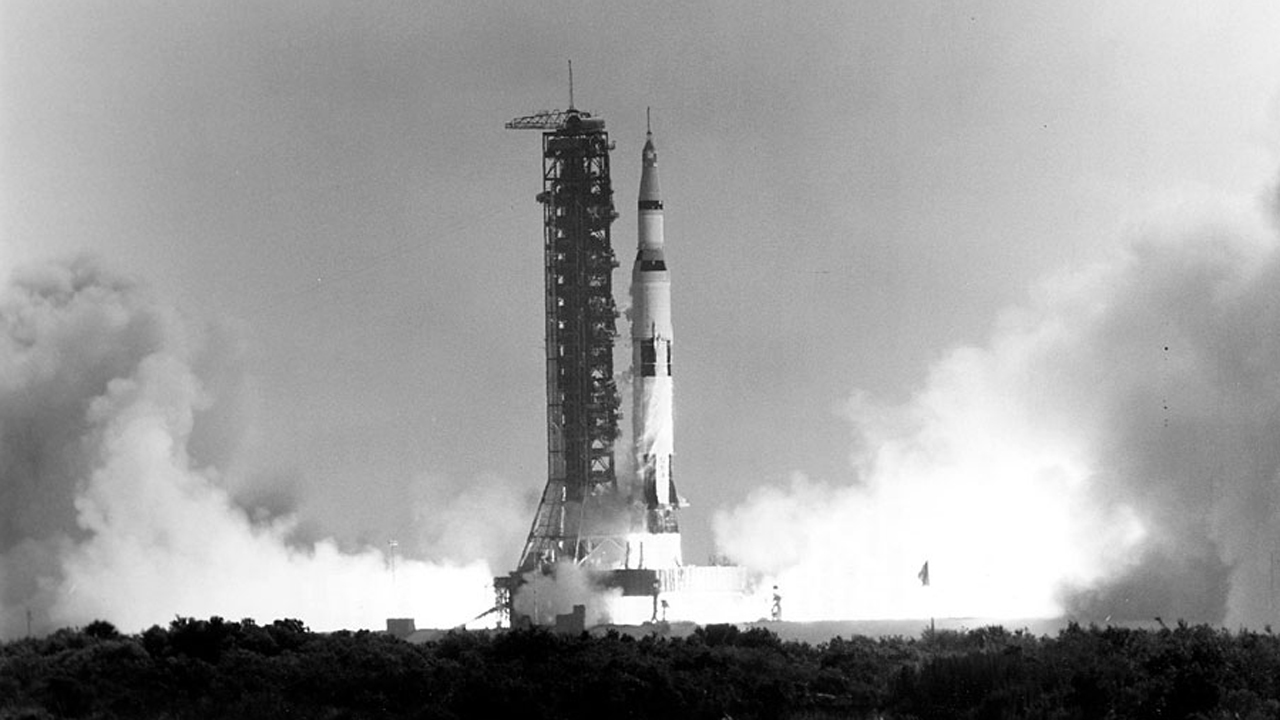
#> input picture Data/Apollo_11_Launch.jpg, 1280 x 720 px
$ jupyter execute 13_SpatialDomainFilters.ipynb
#> lines starting #> are read from the running program, lines starting #| are printed output that depends on the picture
# Spatial Domain Filters
Here we will show:
* How to implement 2D convolution for smoothing and filtering
* Design of Low, High, and Band-pass filters

[cell 1]
import os
import cv2
import numpy as np
import matplotlib.pyplot as plt
import math

[cell 2]
im_apollo11 = cv2.imread(os.path.relpath('../../Data/Apollo_11_Launch.jpg'), cv2.IMREAD_GRAYSCALE)
#> im_apollo11 is the input picture: shape (720, 1280); min 0, max 255, mean 156.2

[cell 3]
# Filters in the spatial domain are just convolutions with a kernel

# Easiest low pass we can make
kernel1 = np.ones([3, 3])/9
kernel2 = np.ones([7, 7])/49 # Note,we want the sum to be 1 to preserve the oiginal scale of the image

im_apollo11_smoothed1 = cv2.filter2D(im_apollo11,-1,kernel1)
im_apollo11_smoothed2 = cv2.filter2D(im_apollo11,-1,kernel2)


# Instead of the mean filters we just used, let's show a center replacement filter.
# This filter has a hole in center. The value of the pixel at the anchor is replaced with the mean of the values around it
# This type filter is good for removing dust.

kernel3 = np.ones([7, 7])/48 # Note,we want the sum to be 1 to preserve the oiginal scale of the image
kernel3[3,3]=0

# Since our image doesn't really have dust, you probably won't see any difference, but this is how it works
im_apollo11_smoothed3 = cv2.filter2D(im_apollo11,-1,kernel3)


# Show the images
plt.figure(figsize=[18, 5])
plt.subplot(141);plt.imshow(im_apollo11,cmap='gray');  plt.title("Original")
plt.subplot(142);plt.imshow(im_apollo11_smoothed1,cmap='gray');  plt.title("Smoothed 3x3")
plt.subplot(143);plt.imshow(im_apollo11_smoothed2,cmap='gray');  plt.title("Smoothed 7x7")
plt.subplot(144);plt.imshow(im_apollo11_smoothed3,cmap='gray');  plt.title("Smoothed 7x7 center-removed")
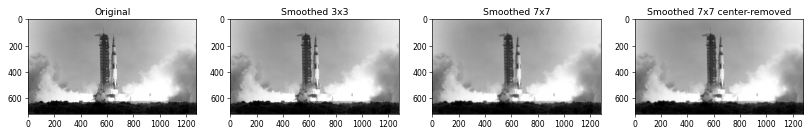
#> figure drawn by matplotlib, 4 panels

## Windowed FIR method
 In the Frequency-domain filtering notebook, we multiplied by top-hat functions in the Fourier domain and then iDFT back
 This would be the same as convolving the image with the iFFT of the top-hat function.  However the iFFT of the top-hat function would
 have infinite support and this kernel would be very large.  Therefore, we taper the iFFT(top-hat) down using a window to give it a finite kernel size.

 The iFFT of a top-hat is a 2D SINC function.
 * Low  pass: $$ K[r] = \frac{sin(r*f_c)}{\pi*r} \qquad   \lim_{r \to 0} =\frac{f_c}{\pi} $$
 * High pass: $$ K[r] = \frac{-sin(r*f_c)}{\pi*r} \qquad   \lim_{r \to 0} =1-\frac{f_c}{\pi} $$
 * Band pass: $$ K[r] = \frac{-sin(r*f_{high})}{\pi*r}-\frac{-sin(r*f_{low})}{\pi*r} \qquad   \lim_{r \to 0} =\frac{f_{high}-f_{low}}{\pi} $$
 * Notch pass: $$ K[r] = \frac{-sin(r*f_{low})}{\pi*r}-\frac{-sin(r*f_{high})}{\pi*r} \qquad   \lim_{r \to 0} =1-\frac{f_{high}-f_{low}}{\pi} $$


[cell 4]
x, y = np.indices([25,25])  # Let's use a 25 x 25 kernel

x=x-12; y=y-12; # Now [0,0] is the center
r = np.sqrt(x**2+y**2)

# in all the equations, they have to be dealt with as r--> 0 because it would be a divide by zero issue
r[12,12]=1 # mask it for now

fc = 1
kernel_FIR_LPF = np.sin(r*fc)/(np.pi*r)
kernel_FIR_LPF[12,12]=fc/np.pi

kernel_FIR_HPF = -np.sin(r*fc)/(np.pi*r)
kernel_FIR_HPF[12,12]=1-fc/np.pi

# These kernels will have discontinuities at the edges (don't go to 0 in the 25x25 kernel)
# So we need to window these to drop to zero to avoid ringing artifacts

# Make a 2D hanning window
win = np.outer(np.hanning(25),np.hanning(25))

kernel_FIR_LPF_win=kernel_FIR_LPF*win
kernel_FIR_HPF_win=kernel_FIR_HPF*win


plt.figure(figsize=[18, 5])
plt.subplot(241); plt.imshow(kernel_FIR_LPF); plt.title("LPF")
plt.subplot(242); plt.plot(kernel_FIR_LPF[:,12])
plt.subplot(243); plt.imshow(kernel_FIR_HPF); plt.title("HPF")
plt.subplot(244); plt.plot(kernel_FIR_HPF[:,12])
plt.subplot(245); plt.imshow(kernel_FIR_LPF_win)
plt.subplot(246); plt.plot(kernel_FIR_LPF_win[:,12])
plt.subplot(247); plt.imshow(kernel_FIR_HPF_win)
plt.subplot(248); plt.plot(kernel_FIR_HPF_win[:,12])
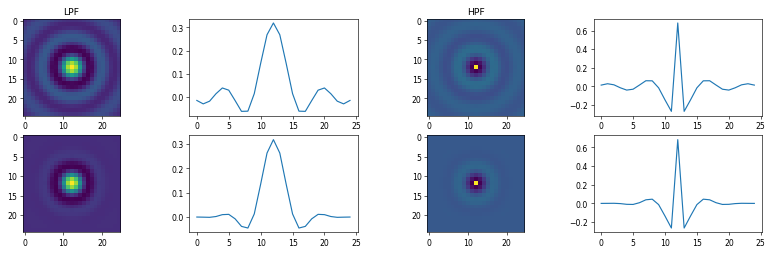
#> figure drawn by matplotlib, 8 panels; panel 2: curve peaks at x = 12, y = 0.318; panel 4: curve peaks at x = 12, y = 0.682; panel 6: curve peaks at x = 12, y = 0.318; panel 8: curve peaks at x = 12, y = 0.682

[cell 5]
im_apollo11_fir_LPF = cv2.filter2D(im_apollo11,-1,kernel_FIR_LPF)
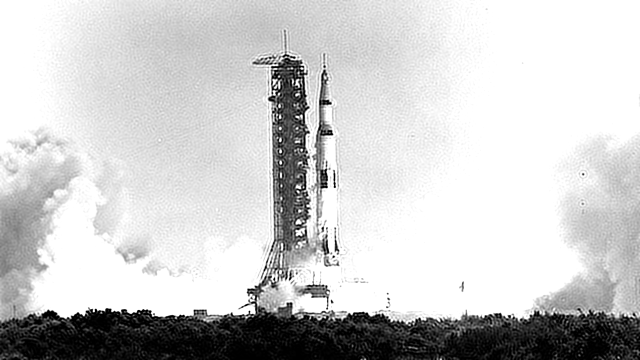
#> im_apollo11_fir_LPF: shape (720, 1280) (shown at 1/2 size); min 0, max 255, mean 202.6
im_apollo11_fir_HPF = cv2.filter2D(im_apollo11,-1,kernel_FIR_HPF)
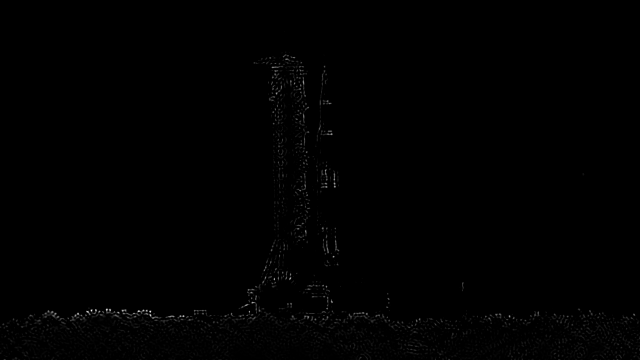
#> im_apollo11_fir_HPF: shape (720, 1280) (shown at 1/2 size); min 0, max 255, mean 1

im_apollo11_fir_LPF_win = cv2.filter2D(im_apollo11,-1,kernel_FIR_LPF_win)
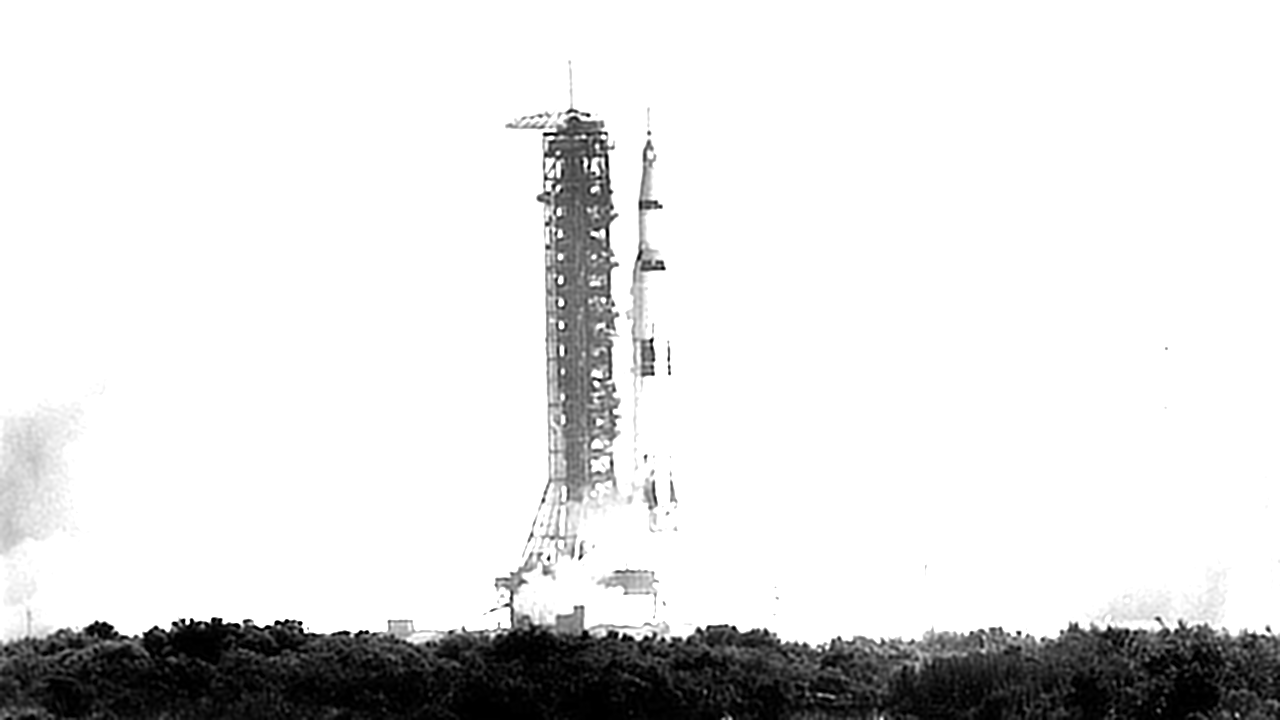
#> im_apollo11_fir_LPF_win: shape (720, 1280); min 0, max 255, mean 223.2
im_apollo11_fir_HPF_win = cv2.filter2D(im_apollo11,-1,kernel_FIR_HPF_win)


# Show the images
plt.figure(figsize=[18, 5])
plt.subplot(231);plt.imshow(im_apollo11,cmap='gray');  plt.title("Original")
plt.subplot(232);plt.imshow(im_apollo11_fir_LPF,cmap='gray');  plt.title("Low Pass FIR")
plt.subplot(233);plt.imshow(im_apollo11_fir_HPF,cmap='gray');  plt.title("High Pass FIR")
plt.subplot(235);plt.imshow(im_apollo11_fir_LPF_win,cmap='gray');  plt.title("Low Pass FIR (windowed)")
plt.subplot(236);plt.imshow(im_apollo11_fir_HPF_win,cmap='gray');  plt.title("High Pass FIR (windowed)")

$ run again, with Data/New_Zealand_Boat.jpg copied over Data/Apollo_11_Launch.jpg
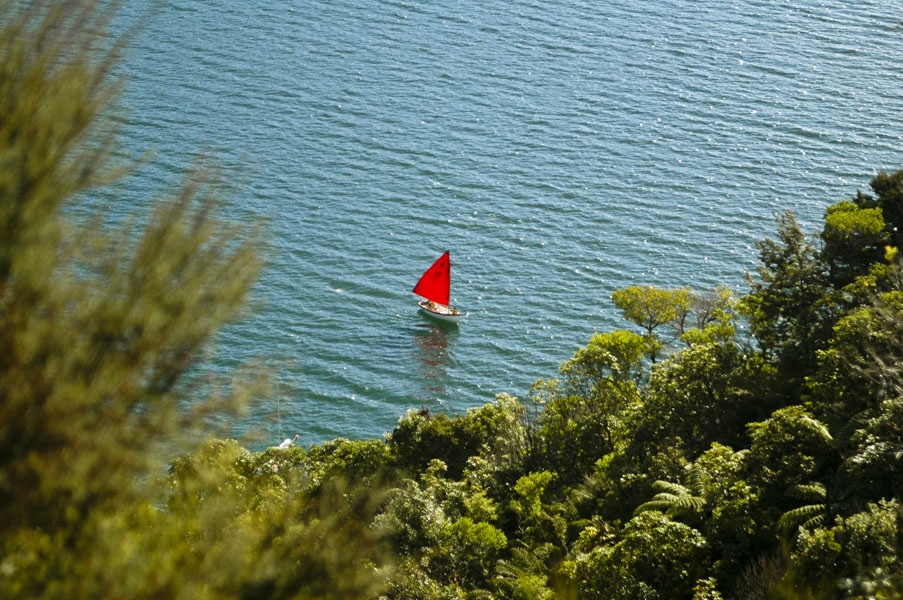
#> input picture Data/New_Zealand_Boat.jpg, 903 x 600 px
#> `im_apollo11_fir_LPF_win = cv2.filter2D(im_apollo11,-1,kernel_FIR_LPF_w..`:
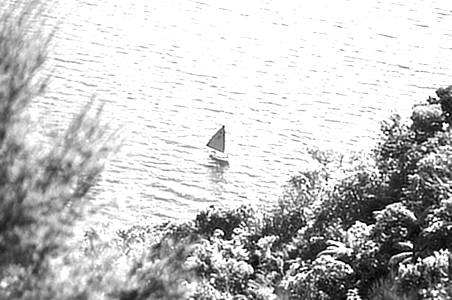
#> im_apollo11_fir_LPF_win: shape (600, 903) (shown at 1/2 size); min 0, max 255, mean 195.5
#> `im_apollo11_fir_HPF_win = cv2.filter2D(im_apollo11,-1,kernel_FIR_HPF_w..`:
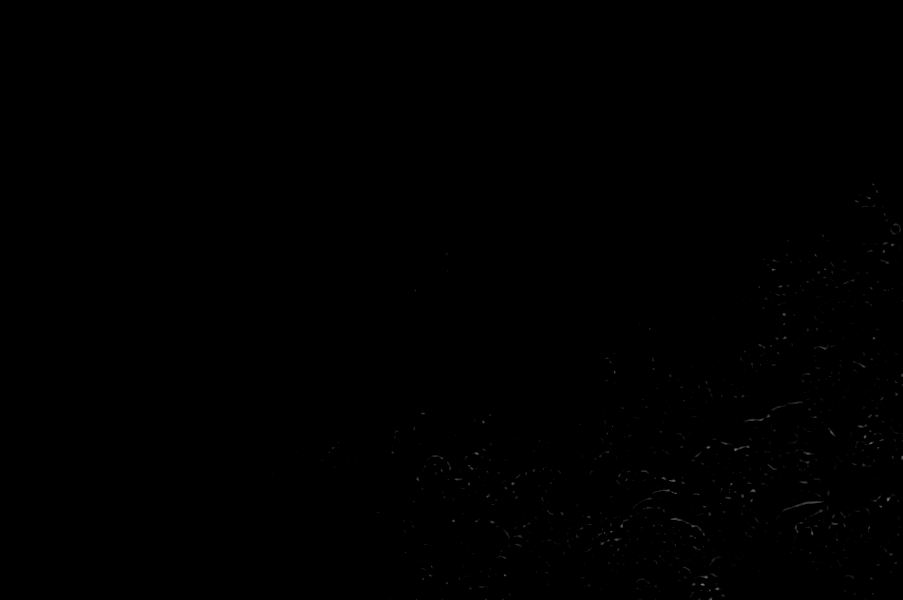
#> im_apollo11_fir_HPF_win: shape (600, 903); min 0, max 130, mean 0.2
